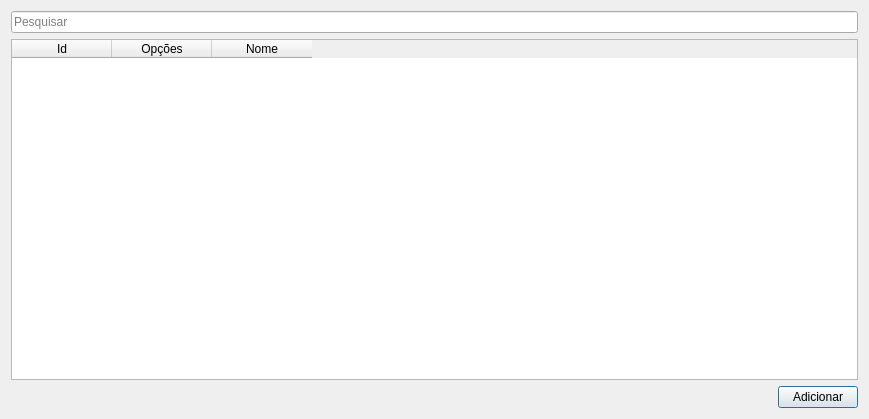
<?xml version="1.0" encoding="UTF-8"?>
<ui version="4.0">
 <class>Dialog</class>
 <widget class="QDialog" name="Dialog">
  <property name="geometry">
   <rect>
    <x>0</x>
    <y>0</y>
    <width>869</width>
    <height>419</height>
   </rect>
  </property>
  <property name="windowTitle">
   <string/>
  </property>
  <layout class="QGridLayout" name="gridLayout">
   <item row="1" column="0">
    <widget class="QTableWidget" name="tableWidget">
     <attribute name="verticalHeaderCascadingSectionResizes">
      <bool>false</bool>
     </attribute>
     <column>
      <property name="text">
       <string>Id</string>
      </property>
     </column>
     <column>
      <property name="text">
       <string>Opções</string>
      </property>
     </column>
     <column>
      <property name="text">
       <string>Nome</string>
      </property>
     </column>
    </widget>
   </item>
   <item row="0" column="0">
    <widget class="QLineEdit" name="searchLe">
     <property name="placeholderText">
      <string>Pesquisar</string>
     </property>
    </widget>
   </item>
   <item row="2" column="0">
    <layout class="QHBoxLayout" name="horizontalLayout">
     <item>
      <spacer name="horizontalSpacer">
       <property name="orientation">
        <enum>Qt::Horizontal</enum>
       </property>
       <property name="sizeHint" stdset="0">
        <size>
         <width>40</width>
         <height>20</height>
        </size>
       </property>
      </spacer>
     </item>
     <item>
      <widget class="QPushButton" name="addFormBtn">
       <property name="text">
        <string>Adicionar</string>
       </property>
      </widget>
     </item>
    </layout>
   </item>
  </layout>
 </widget>
 <resources/>
 <connections/>
</ui>
